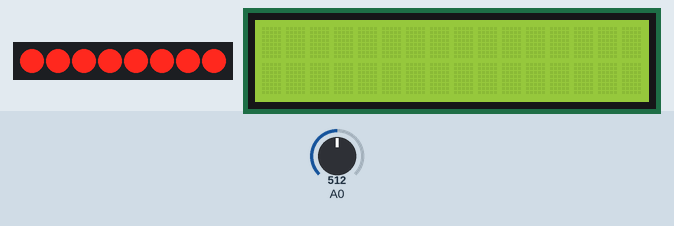
Simulated run of this program. Board: Arduino Nano, built with avr-gcc and run on an emulated ATmega328P. On the bench: 8 shift-register outputs drawn as a row of LEDs (first output left, lit = HIGH), 16×2 character LCD. Wiring (inferred from the names in the program): shift register (74HC595): data pin 9; shift clock pin 8. Wiring (inferred from the signals the program sends): row of LEDs: on Q0, Q1, Q2, Q3, Q4, Q5, Q6, Q7. The test bench sets the inputs (shaded band); at power-on: A0 = 512.

Above: at 1.3 s.
1.4 s: A0 set to 496
2.9 s: A0 set to 464
At 3.8 s:
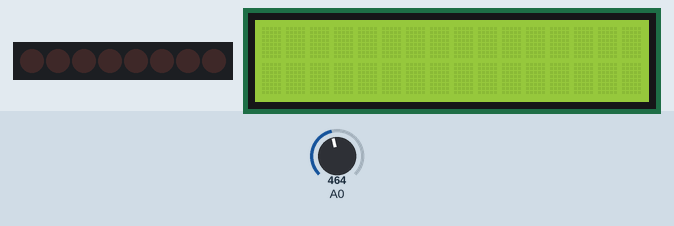
4.4 s: A0 set to 511
At 5.6 s:
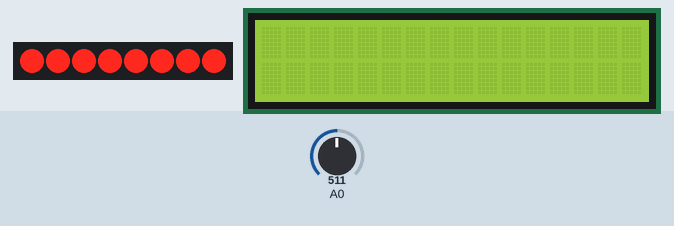
5.9 s: A0 set to 306
At 7.3 s:
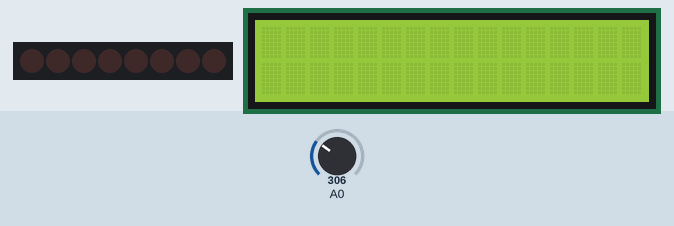
Timing chart, 0 to 8.4 s (numbered marks = the images above; inputs shaded):
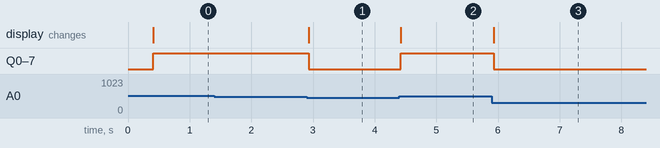

Measured:
- the behaviour switches between 482 and 481 on A0 (found by bisection; images 0 and 1)
- after the input at 1.4 s, every drawn part: stays the same
- after the input at 2.9 s, Q0–7: HIGH → LOW at once; the display: changes at once (image 1)
- after the input at 4.4 s, Q0–7: LOW → HIGH at once; the display: changes at once (image 2)
- after the input at 5.9 s, Q0–7: HIGH → LOW at once; the display: changes at once (image 3)

The program:

main.cpp
```cpp
#include <Arduino.h>
#include <LiquidCrystal_I2C.h>

LiquidCrystal_I2C display(0x27,16, 2);


/*        Constants and Variables       */
const int MUX_A = 12;
const int MUX_B = 11;
const int MUX_C = 10;
const int SR_DATAPIN = 9;
const int SR_CLOCKPIN = 8;

bool ledOutput[8]={0,0,0,0,0,0,0,0};


/*        Classes       */

// define LDR class
class ldr{
  private:
    int reading;
    bool pinState[3];
    int threshold;
  public:
    String name;

    ldr(String pname, bool a,bool b,bool c, int t)
    : pinState{a,b,c} {name = pname; threshold = t;};

    void call_lcd(){
      digitalWrite(MUX_A,pinState[0]);
      digitalWrite(MUX_B,pinState[1]);
      digitalWrite(MUX_C,pinState[2]);
    }

    void get_value(){
      call_lcd();
      reading = analogRead(A0);
    }

    void calibrate(){
      get_value();
      threshold = reading - 30;
    }

    bool is_over_threshold(){
      if(reading >= threshold){
        return true;
      }else{
        return false;
      }
    }

    void report(){
      display.clear();
      display.setCursor(0, 0);
      display.println(name + " reading is:");
      display.setCursor(0, 1);
      display.println(reading);
    }

};

// define led class
class led{

  public:
    int position;
    led(int positionne)
    {position = positionne;};

    void set_led(bool will_be_on){
      ledOutput[position - 1] = will_be_on;
    }

};


class parkingSpace{

  private:

    static int spaces;
    static parkingSpace* all_spaces[8];

  public:

    led& light;
    ldr& detector;

    parkingSpace(led& l, ldr& d):
     light(l),
     detector(d)
    {
     if(spaces < 8){
      all_spaces[spaces] = this;
      spaces++;
    };
    }

    void is_open_space(){
      if(detector.is_over_threshold()){
        light.set_led(true);
      }else{
        light.set_led(false);
      }
    }

    void load_one(){
      detector.get_value();
      is_open_space();
    }

    // make the load_one function occur for all objects of the parking space class
    static void updateall() {
      for (int i = 0; i < spaces; i++) {
        all_spaces[i]->load_one();
      }
    }
    static void calibrateall(){
      display.clear();
      display.setCursor(0, 0);
      display.println("Calibrating...");
      for (int i = 0; i < spaces; i++) {
        all_spaces[i]->detector.calibrate();
        delay(10);
      }
      display.clear();
    }
};

parkingSpace* parkingSpace::all_spaces[8] = {nullptr};
int parkingSpace::spaces = 0;


/*        Objects       */

// creating LDR objects
ldr LDR1("LDR1",false,false,false,    500);
ldr LDR2("LDR2",false,false,true,     500);
ldr LDR3("LDR3",false,true,false,     500);
ldr LDR4("LDR4",false,true,true,      500);
ldr LDR5("LDR5",true,false,false,     500);
ldr LDR6("LDR6",true,true,false,      500);
ldr LDR7("LDR7",true,true,true,       500);
ldr LDR8("LDR8",true,false,true,      500);

led LED1(1);
led LED2(2);
led LED3(3);
led LED4(4);
led LED5(5);
led LED6(6);
led LED7(7);
led LED8(8);

parkingSpace one(LED1,LDR1);
parkingSpace two(LED5,LDR2);
parkingSpace three(LED3,LDR3);
parkingSpace four(LED4,LDR6);
parkingSpace five(LED2,LDR5);
parkingSpace six(LED6,LDR4);
parkingSpace seven(LED7,LDR7);
parkingSpace eight(LED8,LDR8);


/*        Functions       */

// function to turn on certain LEDs
void shiftregisterwrite(bool binary_out[8]){

  digitalWrite(SR_CLOCKPIN, LOW);
  digitalWrite(SR_DATAPIN, HIGH);
  delay(10); // change to microseconds?
  digitalWrite(SR_DATAPIN, LOW);
  digitalWrite(SR_CLOCKPIN, HIGH);

  for(int i; i<8; i++){
    delayMicroseconds(2);
    digitalWrite(SR_CLOCKPIN, LOW);
    digitalWrite(SR_DATAPIN,binary_out[i]);
    // inputs each value each loop x8
    delayMicroseconds(2);
    digitalWrite(SR_CLOCKPIN, HIGH);
  }
}


void setup(){
  // Setup the pins
  pinMode(MUX_A,OUTPUT);
  pinMode(MUX_B,OUTPUT);
  pinMode(MUX_C,OUTPUT);
  pinMode(SR_CLOCKPIN,OUTPUT);
  pinMode(SR_DATAPIN,OUTPUT);

  // test the display
  display.init();
  display.backlight();
  display.setCursor(0,0);
  display.println("Calibrating...");
  parkingSpace::calibrateall();
}


void loop() {
  parkingSpace::updateall();
  shiftregisterwrite(ledOutput);
  delay(10);
  // total delay currently is 10 + 10.002 (per led) ms
}
```
